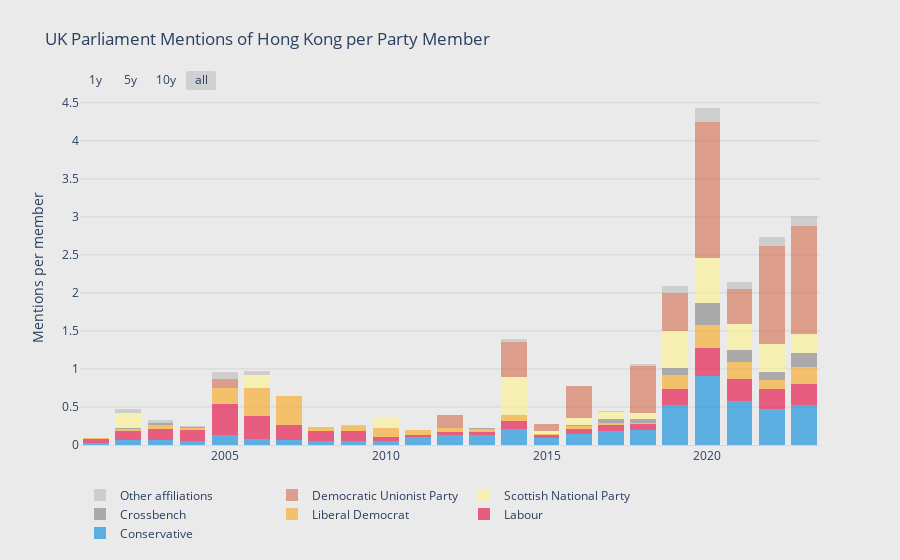

Write notebook code for a chart like this one.
### Code cell
fig = go.Figure()

def add_bar(column, color):
    column_name = column + '_speech_per_member'
    fig.add_trace(
        go.Bar(
            name = column,
            x = yearly_speech_membership['year'],
            y = yearly_speech_membership[column_name],
            marker_color = color,
            marker_line_width = 0,
            opacity = 0.6,
            hovertemplate = '%{y:.2f}'
        )
    )

add_bar('Conservative', '#0087DC')
add_bar('Labour', '#E4003B')
add_bar('Liberal Democrat', '#FAA61A')
add_bar('Crossbench', 'grey')
add_bar('Scottish National Party', '#FDF38E')
add_bar('Democratic Unionist Party', '#D46A4C')
add_bar('Other affiliations', '#BDBDBD')

fig.update_layout(
    title = "UK Parliament Mentions of Hong Kong per Party Member",
    showlegend = True,
    legend_orientation = 'h',
    margin = dict(t=90, b=30, l=80, r=80),
    barmode = 'stack',
    hovermode = 'x unified',
    template = 'plotly_white',
    paper_bgcolor = '#eaeaea',
    plot_bgcolor = '#eaeaea',
    hoverlabel = dict(
        bgcolor = '#eaeaea'
    ),
)

fig.update_xaxes(
    linecolor = '#d6d6d6',
    hoverformat = '%Y',
    rangeselector= dict(
        buttons = list([
            dict(count=1,
                label="1y",
                step="year",
                stepmode="backward"),
            dict(count=5,
                label="5y",
                step="year",
                stepmode="backward"),
            dict(count=10,
                label="10y",
                step="year",
                stepmode="backward"),
            dict(step="all")
        ]),
        bgcolor = '#eaeaea',
        x = 0,
        y = 1
    ),
)

fig.update_yaxes(
    tickformat = ',',
    gridcolor = '#d6d6d6',
    title = 'Mentions per member'
)

fig.show()

### Figure 1 — Plotly figure (JSON) as saved in the notebook; plotly's stock layout.template omitted (floating-point values rounded to 4 significant figures)
{"data": [{"hovertemplate": "%{y:.2f}", "marker": {"color": "#0087DC", "line": {"width": 0}}, "name": "Conservative", "opacity": 0.6, "type": "bar", "x": ["2001-01-01T00:00:00", "2002-01-01T00:00:00", "2003-01-01T00:00:00", "2004-01-01T00:00:00", "2005-01-01T00:00:00", "2006-01-01T00:00:00", "2007-01-01T00:00:00", "2008-01-01T00:00:00", "2009-01-01T00:00:00", "2010-01-01T00:00:00", "2011-01-01T00:00:00", "2012-01-01T00:00:00", "2013-01-01T00:00:00", "2014-01-01T00:00:00", "2015-01-01T00:00:00", "2016-01-01T00:00:00", "2017-01-01T00:00:00", "2018-01-01T00:00:00", "2019-01-01T00:00:00", "2020-01-01T00:00:00", "2021-01-01T00:00:00", "2022-01-01T00:00:00", "2023-01-01T00:00:00"], "y": [0.02288, 0.06174, 0.06062, 0.04812, 0.1284, 0.07876, 0.07178, 0.05287, 0.05868, 0.05708, 0.1079, 0.1313, 0.1261, 0.21, 0.08659, 0.1414, 0.1832, 0.1952, 0.5279, 0.9069, 0.5819, 0.4672, 0.5219]}, {"hovertemplate": "%{y:.2f}", "marker": {"color": "#E4003B", "line": {"width": 0}}, "name": "Labour", "opacity": 0.6, "type": "bar", "x": ["2001-01-01T00:00:00", "2002-01-01T00:00:00", "2003-01-01T00:00:00", "2004-01-01T00:00:00", "2005-01-01T00:00:00", "2006-01-01T00:00:00", "2007-01-01T00:00:00", "2008-01-01T00:00:00", "2009-01-01T00:00:00", "2010-01-01T00:00:00", "2011-01-01T00:00:00", "2012-01-01T00:00:00", "2013-01-01T00:00:00", "2014-01-01T00:00:00", "2015-01-01T00:00:00", "2016-01-01T00:00:00", "2017-01-01T00:00:00", "2018-01-01T00:00:00", "2019-01-01T00:00:00", "2020-01-01T00:00:00", "2021-01-01T00:00:00", "2022-01-01T00:00:00", "2023-01-01T00:00:00"], "y": [0.05583, 0.1286, 0.1493, 0.1465, 0.4104, 0.303, 0.195, 0.1297, 0.1269, 0.0455, 0.02182, 0.03426, 0.04972, 0.1036, 0.03913, 0.069, 0.0749, 0.08113, 0.2032, 0.3676, 0.2803, 0.2692, 0.2826]}, {"hovertemplate": "%{y:.2f}", "marker": {"color": "#FAA61A", "line": {"width": 0}}, "name": "Liberal Democrat", "opacity": 0.6, "type": "bar", "x": ["2001-01-01T00:00:00", "2002-01-01T00:00:00", "2003-01-01T00:00:00", "2004-01-01T00:00:00", "2005-01-01T00:00:00", "2006-01-01T00:00:00", "2007-01-01T00:00:00", "2008-01-01T00:00:00", "2009-01-01T00:00:00", "2010-01-01T00:00:00", "2011-01-01T00:00:00", "2012-01-01T00:00:00", "2013-01-01T00:00:00", "2014-01-01T00:00:00", "2015-01-01T00:00:00", "2016-01-01T00:00:00", "2017-01-01T00:00:00", "2018-01-01T00:00:00", "2019-01-01T00:00:00", "2020-01-01T00:00:00", "2021-01-01T00:00:00", "2022-01-01T00:00:00", "2023-01-01T00:00:00"], "y": [0.01695, 0.01681, 0.05932, 0.0326, 0.2172, 0.374, 0.3806, 0.05689, 0.06522, 0.1163, 0.07182, 0.05982, 0.03976, 0.0812, 0.01833, 0.03426, 0.02671, 0.01802, 0.1959, 0.305, 0.2259, 0.1129, 0.2159]}, {"hovertemplate": "%{y:.2f}", "marker": {"color": "grey", "line": {"width": 0}}, "name": "Crossbench", "opacity": 0.6, "type": "bar", "x": ["2001-01-01T00:00:00", "2002-01-01T00:00:00", "2003-01-01T00:00:00", "2004-01-01T00:00:00", "2005-01-01T00:00:00", "2006-01-01T00:00:00", "2007-01-01T00:00:00", "2008-01-01T00:00:00", "2009-01-01T00:00:00", "2010-01-01T00:00:00", "2011-01-01T00:00:00", "2012-01-01T00:00:00", "2013-01-01T00:00:00", "2014-01-01T00:00:00", "2015-01-01T00:00:00", "2016-01-01T00:00:00", "2017-01-01T00:00:00", "2018-01-01T00:00:00", "2019-01-01T00:00:00", "2020-01-01T00:00:00", "2021-01-01T00:00:00", "2022-01-01T00:00:00", "2023-01-01T00:00:00"], "y": [0, 0.01724, 0.02322, 0.005848, 0.005682, 0, 0, 0, 0, 0, 0, 0.005263, 0.005208, 0, 0.005525, 0.02245, 0.05187, 0.04621, 0.08086, 0.2895, 0.1559, 0.1065, 0.1884]}, {"hovertemplate": "%{y:.2f}", "marker": {"color": "#FDF38E", "line": {"width": 0}}, "name": "Scottish National Party", "opacity": 0.6, "type": "bar", "x": ["2001-01-01T00:00:00", "2002-01-01T00:00:00", "2003-01-01T00:00:00", "2004-01-01T00:00:00", "2005-01-01T00:00:00", "2006-01-01T00:00:00", "2007-01-01T00:00:00", "2008-01-01T00:00:00", "2009-01-01T00:00:00", "2010-01-01T00:00:00", "2011-01-01T00:00:00", "2012-01-01T00:00:00", "2013-01-01T00:00:00", "2014-01-01T00:00:00", "2015-01-01T00:00:00", "2016-01-01T00:00:00", "2017-01-01T00:00:00", "2018-01-01T00:00:00", "2019-01-01T00:00:00", "2020-01-01T00:00:00", "2021-01-01T00:00:00", "2022-01-01T00:00:00", "2023-01-01T00:00:00"], "y": [0, 0.2, 0, 0, 0, 0.1667, 0, 0, 0, 0.1429, 0, 0, 0, 0.5, 0.03604, 0.09259, 0.09418, 0.08571, 0.4857, 0.5895, 0.3499, 0.3778, 0.246]}, {"hovertemplate": "%{y:.2f}", "marker": {"color": "#D46A4C", "line": {"width": 0}}, "name": "Democratic Unionist Party", "opacity": 0.6, "type": "bar", "x": ["2001-01-01T00:00:00", "2002-01-01T00:00:00", "2003-01-01T00:00:00", "2004-01-01T00:00:00", "2005-01-01T00:00:00", "2006-01-01T00:00:00", "2007-01-01T00:00:00", "2008-01-01T00:00:00", "2009-01-01T00:00:00", "2010-01-01T00:00:00", "2011-01-01T00:00:00", "2012-01-01T00:00:00", "2013-01-01T00:00:00", "2014-01-01T00:00:00", "2015-01-01T00:00:00", "2016-01-01T00:00:00", "2017-01-01T00:00:00", "2018-01-01T00:00:00", "2019-01-01T00:00:00", "2020-01-01T00:00:00", "2021-01-01T00:00:00", "2022-01-01T00:00:00", "2023-01-01T00:00:00"], "y": [0, 0, 0, 0, 0.1111, 0, 0, 0, 0, 0, 0, 0.1667, 0, 0.4545, 0.09091, 0.4167, 0, 0.6154, 0.5, 1.788, 0.4615, 1.286, 1.429]}, {"hovertemplate": "%{y:.2f}", "marker": {"color": "#BDBDBD", "line": {"width": 0}}, "name": "Other affiliations", "opacity": 0.6, "type": "bar", "x": ["2001-01-01T00:00:00", "2002-01-01T00:00:00", "2003-01-01T00:00:00", "2004-01-01T00:00:00", "2005-01-01T00:00:00", "2006-01-01T00:00:00", "2007-01-01T00:00:00", "2008-01-01T00:00:00", "2009-01-01T00:00:00", "2010-01-01T00:00:00", "2011-01-01T00:00:00", "2012-01-01T00:00:00", "2013-01-01T00:00:00", "2014-01-01T00:00:00", "2015-01-01T00:00:00", "2016-01-01T00:00:00", "2017-01-01T00:00:00", "2018-01-01T00:00:00", "2019-01-01T00:00:00", "2020-01-01T00:00:00", "2021-01-01T00:00:00", "2022-01-01T00:00:00", "2023-01-01T00:00:00"], "y": [0, 0.04712, 0.03128, 0.01562, 0.08427, 0.04615, 0, 0, 0.01333, 0, 0, 0, 0, 0.0398, 0, 0, 0.02002, 0.01915, 0.09626, 0.1876, 0.08845, 0.1223, 0.1225]}], "layout": {"barmode": "stack", "hoverlabel": {"bgcolor": "#eaeaea"}, "hovermode": "x unified", "legend": {"orientation": "h"}, "margin": {"b": 30, "l": 80, "r": 80, "t": 90}, "paper_bgcolor": "#eaeaea", "plot_bgcolor": "#eaeaea", "showlegend": true, "title": {"text": "UK Parliament Mentions of Hong Kong per Party Member"}, "xaxis": {"hoverformat": "%Y", "linecolor": "#d6d6d6", "rangeselector": {"bgcolor": "#eaeaea", "buttons": [{"count": 1, "label": "1y", "step": "year", "stepmode": "backward"}, {"count": 5, "label": "5y", "step": "year", "stepmode": "backward"}, {"count": 10, "label": "10y", "step": "year", "stepmode": "backward"}, {"step": "all"}], "x": 0, "y": 1}}, "yaxis": {"gridcolor": "#d6d6d6", "tickformat": ",", "title": {"text": "Mentions per member"}}}}
